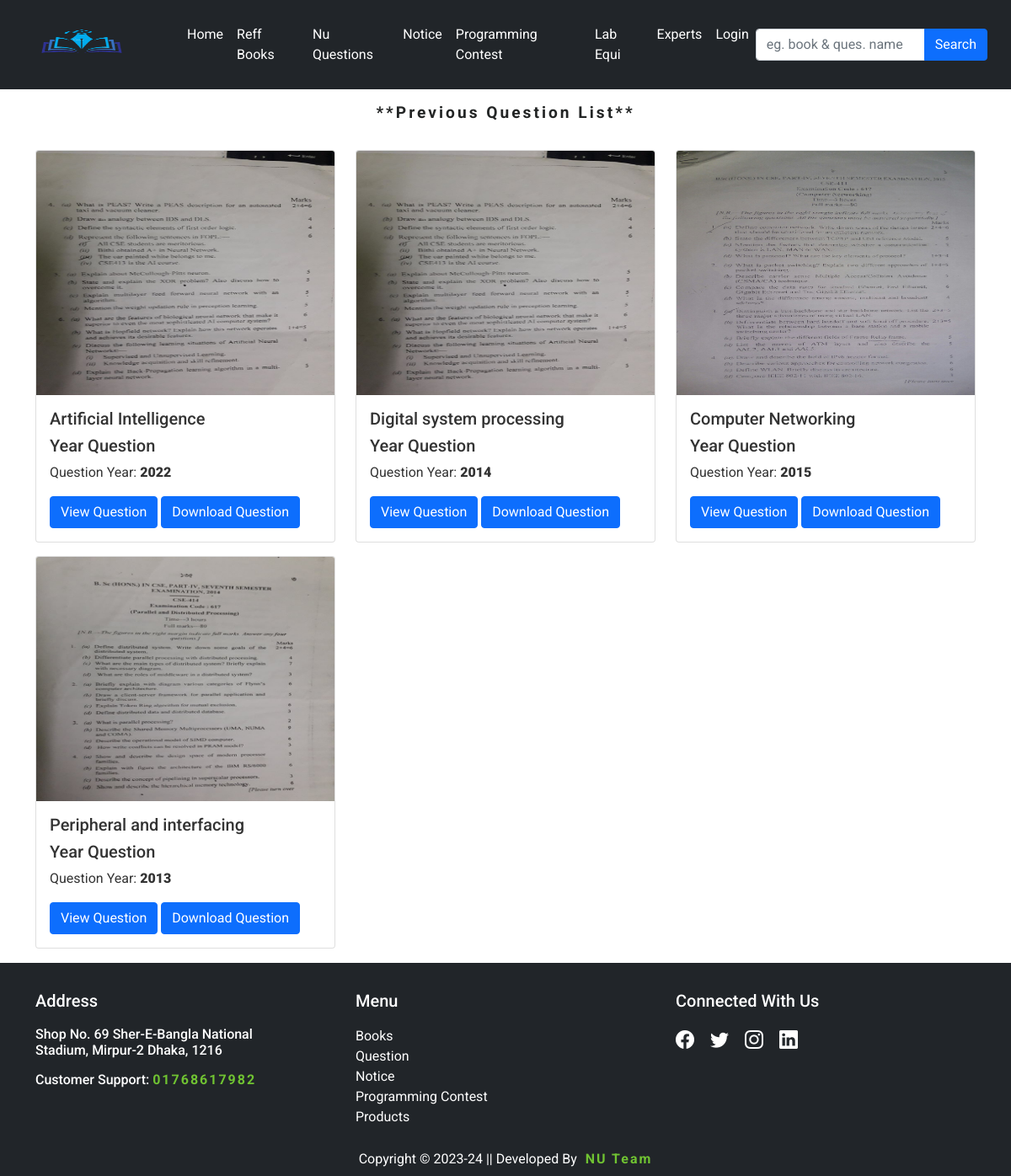
Page /nu-questions/ on the committed database.
### user/models.py (models this page shows, shortened)
class NuQuestion(models.Model):
    type = (
        ('Mid Question', 'Mid Question'),
        ('Year Question', 'Year Question'),
    )
    subject_name = models.CharField(max_length=100)
    question_year = models.IntegerField()
    question_type = models.CharField(choices=type, max_length=100)
    question_image = models.ImageField(upload_to='question_image', blank=True)
    pdf = models.FileField(upload_to='nu_question', blank=True)
    created = models.DateTimeField(auto_now_add=True)

### other/views.py (the view)
# urls.py: path('nu-questions/', NuQuestionView, name='nu-questions'),
def NuQuestionView(request):
    question = NuQuestion.objects.all()
    dict={'questions': question}
    return render(request, 'other/question.html', context=dict)

### template/other/question.html (shortened to what this page needs)
{% extends 'base.html' %}
{% load static %}
{% block content %}
<div class="container">
    <h1 class="textheader mt-3">**Previous Question List**</h1>
    <div class="row">
      {% for question in questions %}
      <div class="col-sm-4">
          <div class="card mb-3">
              {% if question.question_image %}
                  <img src="{{question.question_image.url}}" class="card-img-top" alt="..." width="450px" height="290px">
              {% endif %}
              <div class="card-body">
                  <h5 class="card-title">{{question.subject_name}}</h5>
                  <h5 class="card-title">{{question.question_type}}</h5>
                  <p class="card-text">Question Year: <span style="font-weight: 900;">{{question.question_year}}</span></p>
                  {% if question.question_image %}
                      <a href="{{question.pdf.url}}" class="btn btn-primary">View Question</a>
                      <a href="{{question.pdf.url}}" class="btn btn-primary" download>Download Question</a>
                  {% endif %}
              </div>
          </div>
      </div>
  {% endfor %}
            </div>
{% endblock content %}

### static/style.css (style rules this page uses)
.textheader { font-size: larger; font-weight: bold; letter-spacing: 3px; padding-bottom: 25px; color: #232525; text-align: center; text-transform: capitalize; }

### rows in the picture
NuQuestion: question_image (picture), subject_name "Artificial Intelligence", question_type "Year Question", question_year "2022"
NuQuestion: question_image (picture), subject_name "Digital system processing", question_type "Year Question", question_year "2014"
NuQuestion: question_image (picture), subject_name "Computer Networking", question_type "Year Question", question_year "2015"
NuQuestion: question_image (picture), subject_name "Peripheral and interfacing", question_type "Year Question", question_year "2013"
